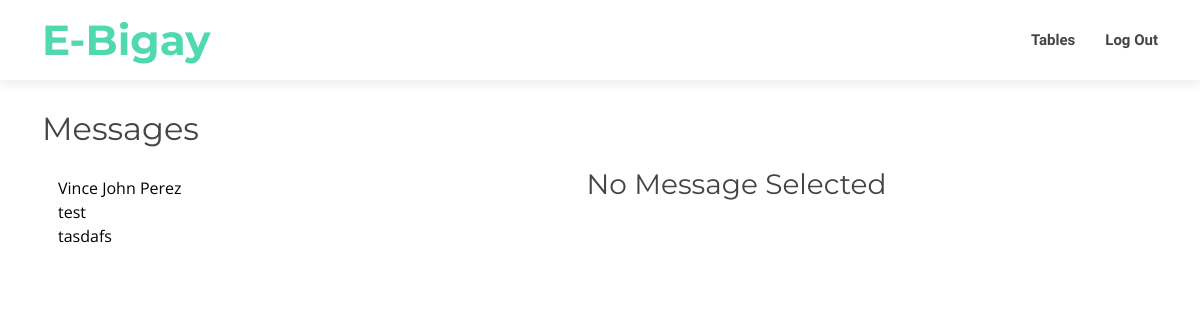
/admin/messages.php (signed in), run on an earlier commit of the app's database.
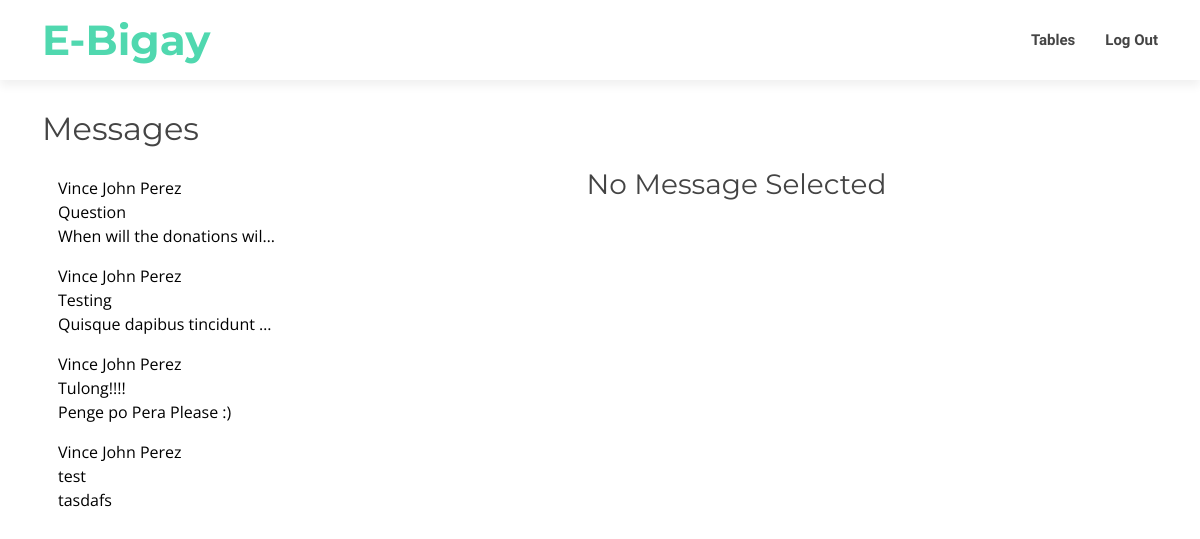
And on a later commit of the database.
### tables this page shows
CREATE TABLE `messages` (
  `msg_id` int(11) NOT NULL,
  `sender_name` varchar(50) NOT NULL,
  `sender_email` varchar(50) NOT NULL,
  `msg_subject` varchar(50) NOT NULL,
  `msg_body` varchar(255) NOT NULL,
  `status` varchar(25) DEFAULT NULL,
  `notif_status` int(1) NOT NULL
);

### admin/messages.php (the view, shortened to what this page needs)
<?php
    include('assets/php/config.php');
?>
<!DOCTYPE html>
<html lang="en">
<head>
    <link href="assets/vendor/aos/aos.css" rel="stylesheet">
    <link href="assets/vendor/bootstrap/css/bootstrap.min.css" rel="stylesheet">
    <link href="assets/vendor/bootstrap-icons/bootstrap-icons.css" rel="stylesheet">
    <link href="assets/vendor/boxicons/css/boxicons.min.css" rel="stylesheet">
    <link href="assets/vendor/glightbox/css/glightbox.min.css" rel="stylesheet">
    <link href="assets/vendor/swiper/swiper-bundle.min.css" rel="stylesheet">
    <link href="assets/css/style.css" rel="stylesheet">
    <link rel="stylesheet" href="assets/css/inbox.css">
</head>
<body>
    <header id="header" class="d-flex align-items-center">
        <div class="container d-flex justify-content-between">
            <div id="logo">
                <h1><a href="index.html"><span>E-Bigay</span></a></h1>
            </div>
            <nav id="navbar" class="navbar">
                <ul>
                    <li><a class='nav-link scrollto' href='index.php'>Tables</a></li>
                    <li><a class='nav-link scrollto' href='assets/php/logout.php'>Log Out</a></li>
                </ul>
            </nav>
        </div>
    </header>
    <section>
        <div class="container">
            <h2>Messages</h2>
            <div class="d-flex align-items-start">
                <div class="scroll">
                    <div class="nav flex-column nav-pills me-3 col-3 cut-text" id="v-pills-tab" role="tablist" aria-orientation="vertical">
                        <?php
                            $sql = "SELECT * FROM messages ORDER BY msg_id DESC";
                            $res = mysqli_query($con, $sql );
                            while($row=mysqli_fetch_array($res)){
                            ?>
                                <button class="nav-link text-align-left cut-text" id="v-pills-<?php echo $row['msg_id'] ?>-tab" data-bs-toggle="pill"
                                    data-bs-target="#v-pills-<?php echo $row['msg_id'] ?>" type="button" role="tab" aria-controls="v-pills-<?php echo $row['msg_id'] ?>"
                                    aria-selected="true">
                                    <?php echo $row['sender_name'] ?><br>
                                    <span><?php echo $row['msg_subject'] ?></span><br>
                                    <span><?php echo $row['msg_body'] ?></span>
                                </button>
                            <?php
                            }
                        ?>
                    </div>
                </div>
                <div class="tab-content col-9 "  id="v-pills-tabContent">
                    <div class="tab-pane fade show active " style="text-align:center;" id="v-pills-no" role="tabpanel"
                        aria-labelledby="v-pills-no-tab"><h3>No Message Selected</h3></div>
                </div>
            </div>
        </div>
    </section>
</body>
</html>

What changed in the data, as far as the page shows it:
added messages: sender_name "Vince John Perez", msg_subject "Question", msg_body "When will the donations wil…"
added messages: sender_name "Vince John Perez", msg_subject "Testing", msg_body "Quisque dapibus tincidunt…"
added messages: sender_name "Vince John Perez", msg_subject "Tulong!!!!", msg_body "Penge po Pera Please :)"
